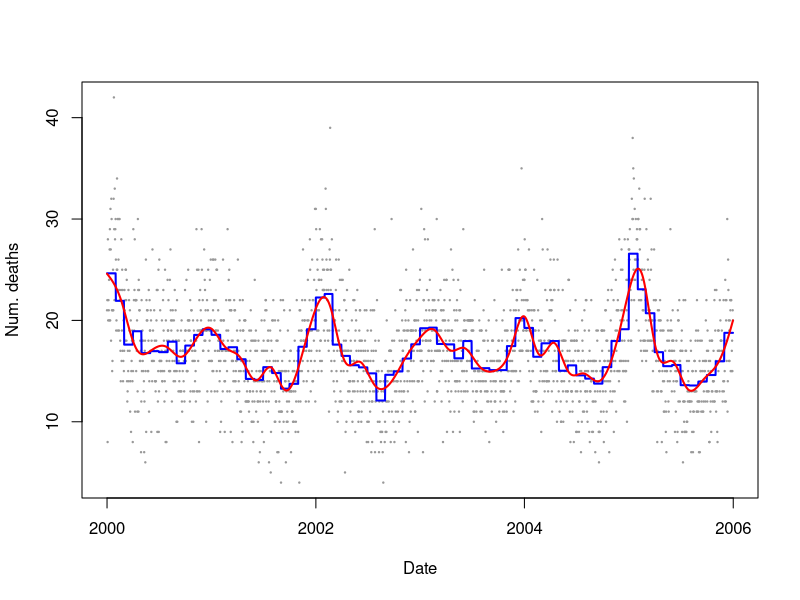

The R source for this figure:
##########################################################
### Modelización de regresión de series temporales con R.
### XIV Summer School MESIO UPC-UB
### Práctica Sesión 5: Case-crossover
### Aurelio Tobias
##########################################################

# Load libraries
library(foreign)
library(tidyverse)
library(splines)
library(gnm)

### Example 1. time-series vs time-stratified case-crossover 
############################################################

# load data set from Valencia (Esp) 2000-2006
data <- read.dta("misdatos_valencia.dta")
str(data)
data$tm <- data$tm0 + data$tm1

## 1.1 comparing time-trend fit

# time-series analysis
spl <- ns(data$date, df=42)
model.ts0 <- glm(tm ~ spl, data=data, family=quasipoisson)
pred.ts0 <- predict(model.ts0, type="response")

# time-stratified case-crossover 
data$month    <- as.factor(months(data$date))
data$year     <- as.factor(format(data$date, format="%Y") )
data$dow      <- as.factor(weekdays(data$date))
data$stratum2 <- as.factor(data$year:data$month)
model.cc0 <- glm(tm ~ stratum2, data=data, family=quasipoisson)
pred.cc0 <- predict(model.cc0, type="response")

# comparison
plot(data$date, data$tm, pch=19, cex=0.2, col=grey(0.6), ylab="Num. deaths", xlab="Date")
lines(data$date, pred.cc0, lwd=2, col="blue")
lines(data$date, pred.ts0, lwd=2, col="red")

### Example 2. Comparing health effects of TSP
##############################################

# time-series
model.ts1 <- glm(tm ~ tsp + spl + dow + hol, data=data, family=quasipoisson)
cbind(model.ts1$coefficients[2], sqrt(summary(model.ts1)$cov.scaled[2,2]))

# case-crossover with Poisson regression fitting 3-way interaction
start1 <- Sys.time()
model.cco1 <- glm(tm ~ tsp + hol + factor(year)*factor(month)*factor(dow), data=data, family=quasipoisson)
end1 <- Sys.time()
summary(model.cco1)

data$stratum3 <- as.factor(data$year:data$month:data$dow)
start2 <- Sys.time()
model.cco2 <- glm(tm ~ tsp + hol + stratum3 , data=data, family=quasipoisson)
end2 <- Sys.time()
summary(model.cco2)

# case-crossover with conditional Poisson
start3 <- Sys.time()
model.cco3 <- gnm(tm ~ tsp + hol , data=data, family=quasipoisson, eliminate=factor(stratum3))
end3 <- Sys.time()
summary(model.cco3)

# comparison within case-crossover approaches
cbind(model.cco1$coefficients[2], sqrt(summary(model.cco1)$cov.scaled[2,2]), end1-start1)
cbind(model.cco2$coefficients[2], sqrt(summary(model.cco2)$cov.scaled[2,2]), end2-start2)
cbind(model.cco3$coefficients[1], sqrt(summary(model.cco3)$cov.scaled[1,1]), end3-start3)

# overall comparison between time-series vs case-crossover
# time-series
cbind((exp(model.ts1$coefficients[2]*10)-1)*100, 
      (exp((model.ts1$coefficients[2]-1.96*sqrt(summary(model.ts1)$cov.scaled[2,2]))*10)-1)*100, 
      (exp((model.ts1$coefficients[2]+1.96*sqrt(summary(model.ts1)$cov.scaled[2,2]))*10)-1)*100)
# case-crossover
cbind((exp(model.cco3$coefficients[1]*10)-1)*100, 
      (exp((model.cco3$coefficients[1]-1.96*sqrt(summary(model.cco3)$cov.scaled[1,1]))*10)-1)*100, 
      (exp((model.cco3$coefficients[1]+1.96*sqrt(summary(model.cco3)$cov.scaled[1,1]))*10)-1)*100)

### Example 3. time-stratified case-crossover by age
####################################################

# reshape dataset from wide to long format
data.long <- pivot_longer(data, tm0:tm1, names_to = "age", values_to = "tm_age") %>%
  mutate(age=str_remove(age,"tm") %>% as.factor)
str(data.long)

# overall effect of tsp 
(exp(model.cco3$coefficients[1]*10)-1)*100

# age as confounder
model.age1 <- gnm(tm_age ~ tsp + hol + age, data=data.long, family=quasipoisson, eliminate=factor(stratum3))
summary(model.age1)
(exp(model.age1$coefficients[1]*10)-1)*100

data.long$stratum4 <- as.factor(data.long$year:data.long$month:data.long$dow:data.long$age)
model.age2 <- gnm(tm_age ~ tsp + hol , data=data.long, family=quasipoisson, eliminate=factor(stratum4))
summary(model.age2)
(exp(model.age2$coefficients[1]*10)-1)*100

# age as effect modifier from model with interaction
model.age3 <- gnm(tm_age ~ tsp*age + hol, data=data.long, family=quasipoisson, eliminate=factor(stratum4))
summary(model.age3)
(exp(model.age3$coefficients[1]*10)-1)*100
(exp((model.age3$coefficients[1]+model.age3$coefficients[4])*10)-1)*100

# age as effect modifier from specific-stratum models 
# age <65 years
data.gage0 <- data[which(data.long$age==0),] 
model.gage0 <- gnm(tm ~ tsp + hol , data=data.gage0, family=quasipoisson, eliminate=factor(stratum3))
(exp(model.gage0$coefficients[1]*10)-1)*100
# age >65 years
data.gage1 <- data[which(data.long$age==1),] 
model.gage1 <- gnm(tm ~ tsp + hol , data=data.gage1, family=quasipoisson, eliminate=factor(stratum3))
(exp(model.gage1$coefficients[1]*10)-1)*100

### Example 4. time-stratified case-crossover by heatwaves
############################################################

# define heatwave based as the 95th centile of the mean temperature distribution
q95 <- quantile(x=data$tmean, probs=c(.95))
data$hw <- as.factor(ifelse(data$tmean > q95, 1, 0))
table(data$hw)

# overall effect of tsp 
(exp(model.cco3$coefficients[1]*10)-1)*100

# heatwave as confounder
model.hw1 <- gnm(tm ~ tsp + hol + hw, data=data, family=quasipoisson, eliminate=factor(stratum3))
summary(model.hw1)
(exp(model.hw1$coefficients[1])-1)*100

data$stratum4 <- as.factor(data$year:data$month:data$dow:data$hw)
model.hw2 <- gnm(tm ~ tsp + hol, data=data, family=quasipoisson, eliminate=factor(stratum4))
summary(model.hw2)
(exp(model.hw2$coefficients[1])-1)*100

# heatwave as effect modifier from model with interaction
model.hw3 <- gnm(tm ~ tsp*hw + hol, data=data, family=quasipoisson, eliminate=factor(stratum4))
summary(model.hw3)
(exp(model.hw3$coefficients[1])-1)*100
(exp(model.hw3$coefficients[1]+model.hw3$coefficients[4])-1)*100

# heatwave as effect modifier from specific-stratum models 
# without heatwaves
data.ghw0 <- data[which(data$hw==0),] 
model.ghw0 <- gnm(tm ~ tsp + hol , data=data.ghw0, family=quasipoisson, eliminate=factor(stratum3))
(exp(model.ghw0$coefficients[1])-1)*100
# with heatwaves
data.ghw1 <- data[which(data$hw==1),] 
model.ghw1 <- gnm(tm ~ tsp + hol , data=data.ghw1, family=quasipoisson, eliminate=factor(stratum3))
(exp(model.ghw1$coefficients[1])-1)*100


##########################################################
### End of example
##########################################################
